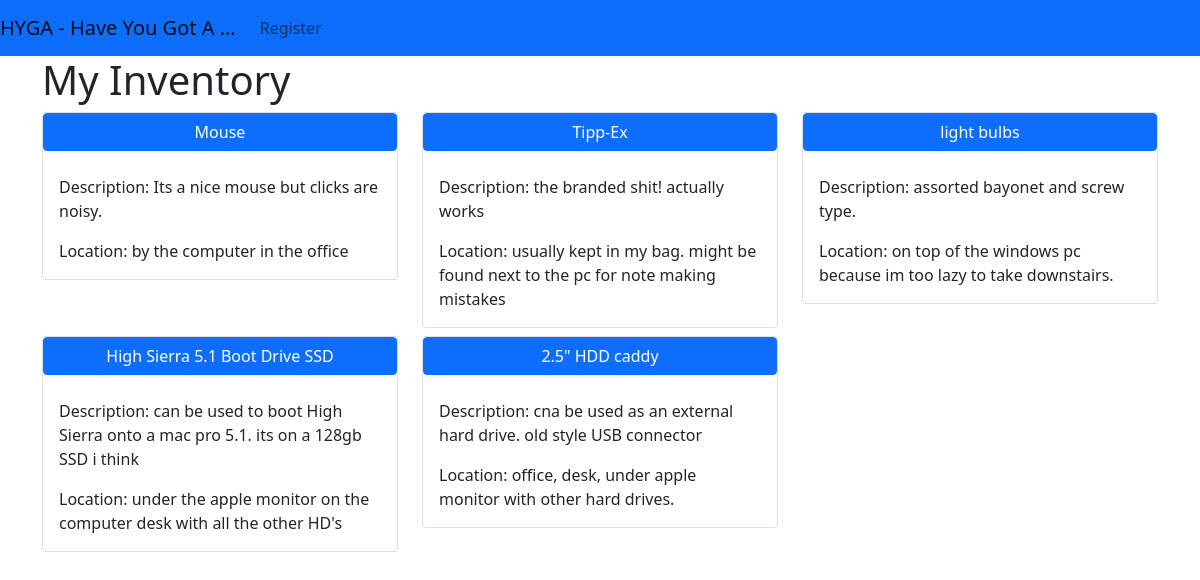
The app's page /myinventory/, older data.
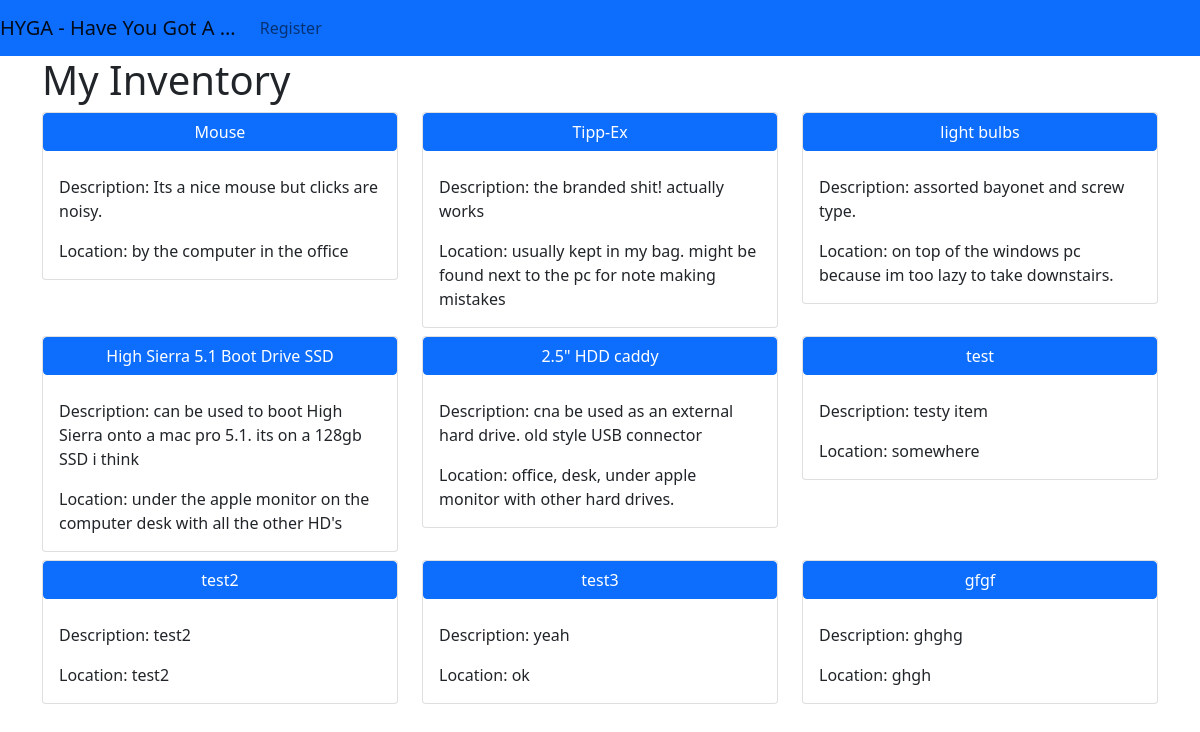
The same page, newer data.
### inventory/models.py (models this page shows, shortened)
class InventoryItem(models.Model):
    item = models.CharField(max_length=100)
    desc = models.TextField()
    loc = models.TextField()
    curr_loaned = models.BooleanField(default=False)
    image = models.CharField(max_length=100)

### inventory/views.py (the view)
# urls.py: path('myinventory/', views.my_inventory, name="my_inventory"),
def my_inventory(request):
    items = InventoryItem.objects.all()
    return render(request, 'inventory/myinventory.html',
                  {'items': items})

### inventory/templates/inventory/myinventory.html (shortened to what this page needs)
{% extends 'base.html' %}
{% load static %}
{% block content %}
<div class="container">
    <h1>My Inventory</h1>
    <div class="row">
    {% for item in items %}
        <div class="col-md-4">
            <div class="card mb-2">
                <a href="{% url 'inventory:item_detail' item.pk %}" class="btn btn-primary">{{item.item}}</a>
                <div class="card-body">
                    <p class="card-text">Description: {{ item.desc }}</p>
                    <p class="card-text">Location: {{ item.loc }}</p>
                </div>
            </div>
        </div>
    {% endfor %}
    </div>
</div>
{% endblock %}

### templates/base.html (shortened to what this page needs)
{% load static %}
<!DOCTYPE html>
<html lang="en">
<head>
    <link href="https://cdn.jsdelivr.net/npm/bootstrap@5.0.0-beta2/dist/css/bootstrap.min.css" rel="stylesheet">
  <nav class="navbar navbar-expand-lg navbar-light bg-primary">
  <a class="navbar-brand" href="#">HYGA - Have You Got A ...</a>
  <div class="collapse navbar-collapse" id="navbarSupportedContent">
    <ul class="navbar-nav mr-auto">
      <li class="nav-item active navbar-right">
        <a class="nav-link" href="accounts/register/">Register </a>
      </li>
    </ul>
  </div>
</nav>
</head>
<body>
{% block content %}
{% endblock %}
</body>
</html>

Row changes from the older to the newer data that the page shows:
added InventoryItem: item "test", desc "testy item", loc "somewhere"
added InventoryItem: item "test2", desc "test2", loc "test2"
added InventoryItem: item "test3", desc "yeah", loc "ok"
added InventoryItem: item "gfgf", desc "ghghg", loc "ghgh"
